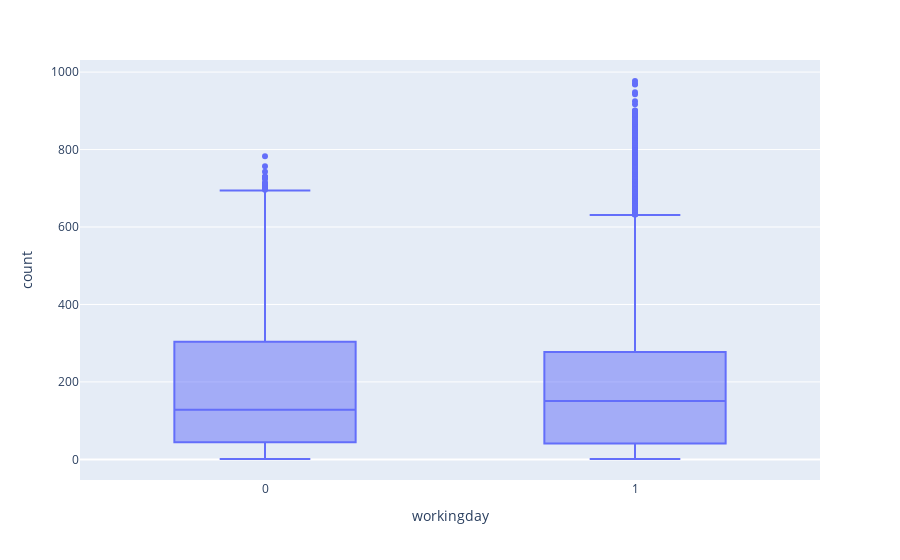

This figure's notebook cell:
### Code cell
px.box(df,x='workingday',y='count')

### Figure 1 — Plotly figure (JSON) as saved in the notebook; plotly's stock layout.template omitted (floating-point values rounded to 4 significant figures; data arrays with more than 128 entries replaced by an {"elided": "..."} marker saying what was removed)
{"data": [{"alignmentgroup": "True", "hovertemplate": "workingday=%{x}<br>count=%{y}<extra></extra>", "legendgroup": "", "marker": {"color": "#636efa"}, "name": "", "notched": false, "offsetgroup": "", "orientation": "v", "showlegend": false, "type": "box", "x": {"elided": "10886 int values"}, "x0": " ", "xaxis": "x", "y": {"elided": "10886 int values"}, "y0": " ", "yaxis": "y"}], "layout": {"boxmode": "group", "legend": {"tracegroupgap": 0}, "margin": {"t": 60}, "xaxis": {"anchor": "y", "domain": [0, 1], "title": {"text": "workingday"}}, "yaxis": {"anchor": "x", "domain": [0, 1], "title": {"text": "count"}}}}
